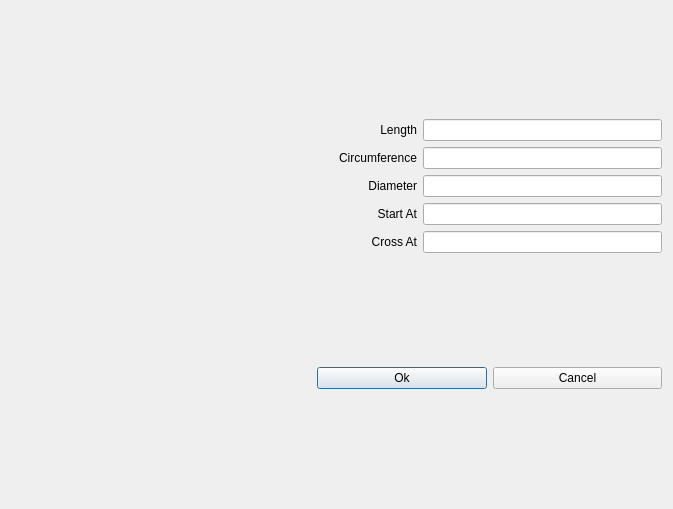
<?xml version="1.0" encoding="UTF-8"?>
<ui version="4.0">
 <class>CylinderDialog</class>
 <widget class="QDialog" name="CylinderDialog">
  <property name="geometry">
   <rect>
    <x>0</x>
    <y>0</y>
    <width>673</width>
    <height>509</height>
   </rect>
  </property>
  <property name="windowTitle">
   <string>Dialog</string>
  </property>
  <layout class="QHBoxLayout" name="horizontalLayout_2">
   <item>
    <widget class="QLabel" name="label">
     <property name="minimumSize">
      <size>
       <width>300</width>
       <height>0</height>
      </size>
     </property>
     <property name="text">
      <string/>
     </property>
    </widget>
   </item>
   <item>
    <layout class="QGridLayout" name="gridLayout_2" rowstretch="100,20">
     <item row="0" column="0">
      <layout class="QGridLayout" name="gridLayout">
       <property name="sizeConstraint">
        <enum>QLayout::SetNoConstraint</enum>
       </property>
       <item row="0" column="0">
        <widget class="QLabel" name="labelLength">
         <property name="text">
          <string>Length</string>
         </property>
         <property name="alignment">
          <set>Qt::AlignRight|Qt::AlignTrailing|Qt::AlignVCenter</set>
         </property>
        </widget>
       </item>
       <item row="0" column="1">
        <widget class="DoubleLineEdit" name="length"/>
       </item>
       <item row="1" column="0">
        <widget class="QLabel" name="labelCircumference">
         <property name="text">
          <string>Circumference</string>
         </property>
         <property name="alignment">
          <set>Qt::AlignRight|Qt::AlignTrailing|Qt::AlignVCenter</set>
         </property>
        </widget>
       </item>
       <item row="1" column="1">
        <widget class="IntLineEdit" name="circumference"/>
       </item>
       <item row="2" column="0">
        <widget class="QLabel" name="labelDiameter">
         <property name="text">
          <string>Diameter</string>
         </property>
         <property name="alignment">
          <set>Qt::AlignRight|Qt::AlignTrailing|Qt::AlignVCenter</set>
         </property>
        </widget>
       </item>
       <item row="2" column="1">
        <widget class="QLineEdit" name="diameter"/>
       </item>
       <item row="3" column="0">
        <widget class="QLabel" name="labelStartAt">
         <property name="minimumSize">
          <size>
           <width>100</width>
           <height>0</height>
          </size>
         </property>
         <property name="text">
          <string>Start At</string>
         </property>
         <property name="alignment">
          <set>Qt::AlignRight|Qt::AlignTrailing|Qt::AlignVCenter</set>
         </property>
        </widget>
       </item>
       <item row="3" column="1">
        <widget class="QLineEdit" name="startAt"/>
       </item>
       <item row="4" column="0">
        <widget class="QLabel" name="labelCrossAt">
         <property name="text">
          <string>Cross At</string>
         </property>
         <property name="alignment">
          <set>Qt::AlignRight|Qt::AlignTrailing|Qt::AlignVCenter</set>
         </property>
        </widget>
       </item>
       <item row="4" column="1">
        <widget class="QLineEdit" name="crossAt"/>
       </item>
      </layout>
     </item>
     <item row="1" column="0">
      <layout class="QHBoxLayout" name="horizontalLayout">
       <property name="spacing">
        <number>6</number>
       </property>
       <property name="sizeConstraint">
        <enum>QLayout::SetNoConstraint</enum>
       </property>
       <property name="topMargin">
        <number>0</number>
       </property>
       <item>
        <widget class="QPushButton" name="ok">
         <property name="minimumSize">
          <size>
           <width>0</width>
           <height>0</height>
          </size>
         </property>
         <property name="text">
          <string>Ok</string>
         </property>
        </widget>
       </item>
       <item>
        <widget class="QPushButton" name="cancel">
         <property name="minimumSize">
          <size>
           <width>0</width>
           <height>0</height>
          </size>
         </property>
         <property name="text">
          <string>Cancel</string>
         </property>
        </widget>
       </item>
      </layout>
     </item>
    </layout>
   </item>
  </layout>
 </widget>
 <customwidgets>
  <customwidget>
   <class>IntLineEdit</class>
   <extends>QLineEdit</extends>
   <header>widgets/IntLineEdit.hpp</header>
  </customwidget>
  <customwidget>
   <class>DoubleLineEdit</class>
   <extends>QLineEdit</extends>
   <header>widgets/DoubleLineEdit.hpp</header>
  </customwidget>
 </customwidgets>
 <resources/>
 <connections/>
</ui>
